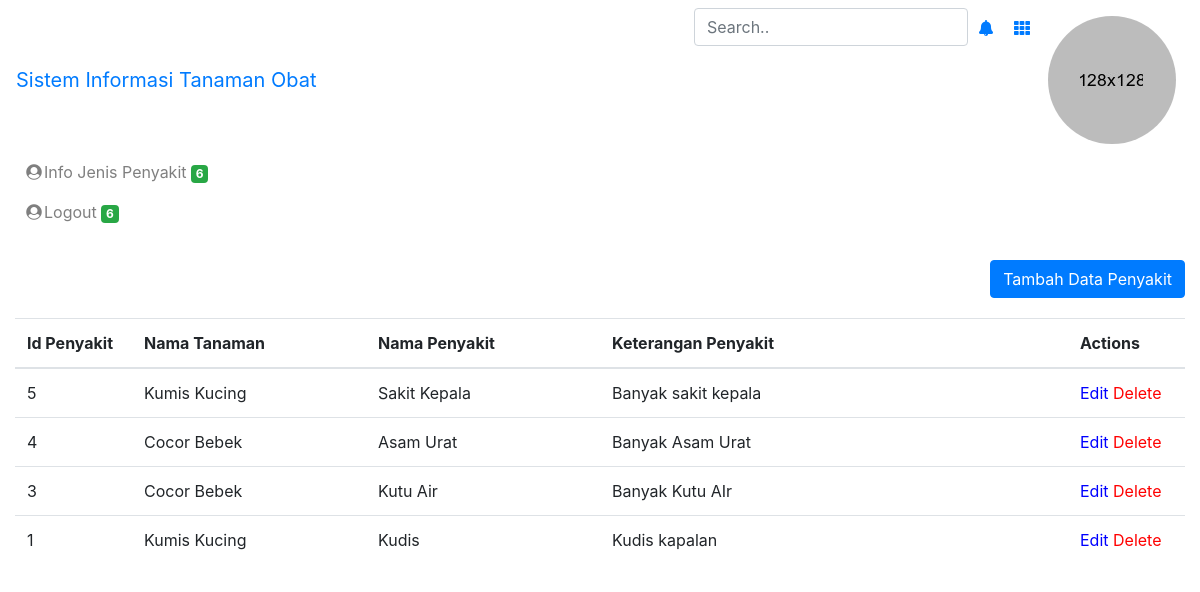
Screenshot of /penyakit.php (signed in) with the database file from the repository.
### tables this page shows
CREATE TABLE `tpenyakit` (
  `id_penyakit` int(11) NOT NULL,
  `nama` varchar(100) NOT NULL,
  `keterangan` text NOT NULL,
  `id_tanaman` int(11) NOT NULL
);

CREATE TABLE `ttanaman` (
  `id_tanaman` int(11) NOT NULL,
  `nama` varchar(100) NOT NULL,
  `keterangan` text NOT NULL,
  `id` int(11) NOT NULL
);

### penyakit.php (the view, shortened to what this page needs)
<?php
  require_once("config.php");
   include('template/header.php');
   include('template/sidebar_admin.php');
?>
<body>
<?php
	$pdo_statement = $db->prepare("SELECT tpenyakit.id_penyakit, ttanaman.nama AS 'tanaman', tpenyakit.nama, tpenyakit.keterangan FROM tpenyakit INNER JOIN ttanaman USING(id_tanaman) ORDER BY id_penyakit DESC");
	$pdo_statement->execute();
	$result = $pdo_statement->fetchAll();
?>
<div style="text-align:right;margin:20px 0px;"><a class="btn btn-primary" href="penyakit_add.php" class="button_link"> Tambah Data Penyakit </a></div>
<table class="table">
  <thead>
	<tr>
	  <th class="table-header" width="10%">Id Penyakit</th>
	  <th class="table-header" width="20%">Nama Tanaman</th>
	  <th class="table-header" width="20%">Nama Penyakit</th>
    <th class="table-header" width="40%">Keterangan Penyakit</th>
	  <th class="table-header" width="10%">Actions</th>
	</tr>
  </thead>
  <tbody id="table-body">
	<?php
	if(!empty($result)) {
		foreach($result as $row) {
	?>
	  <tr class="table-row">
		<td><?php echo $row["id_penyakit"]; ?></td>
		<td><?php echo $row["tanaman"]; ?></td>
    <td><?php echo $row["nama"]; ?></td>
		<td><?php echo $row["keterangan"]; ?></td>
		<td>
      <a style="color:blue" class="ajax-action-links" href="penyakit_edit.php?id=<?php echo $row['id_penyakit']; ?>">
        Edit
      </a>
      <a style="color: red" class="ajax-action-links" onclick="return  confirm('Apakah anda yakin ingin menghapus?')" href='penyakit_delete.php?id=<?php echo $row['id_penyakit']; ?>'>
        Delete
      </a>
    </td>
	  </tr>
    <?php
		}
	}
	?>
  </tbody>
<?php
  include('template/header.php');
?>

### rows the page displays
tpenyakit: id_penyakit "5", id_tanaman.nama "Kumis Kucing", nama "Sakit Kepala", keterangan "Banyak sakit kepala"
tpenyakit: id_penyakit "4", id_tanaman.nama "Cocor Bebek", nama "Asam Urat", keterangan "Banyak Asam Urat"
tpenyakit: id_penyakit "3", id_tanaman.nama "Cocor Bebek", nama "Kutu Air", keterangan "Banyak Kutu AIr"
tpenyakit: id_penyakit "1", id_tanaman.nama "Kumis Kucing", nama "Kudis", keterangan "Kudis kapalan"
